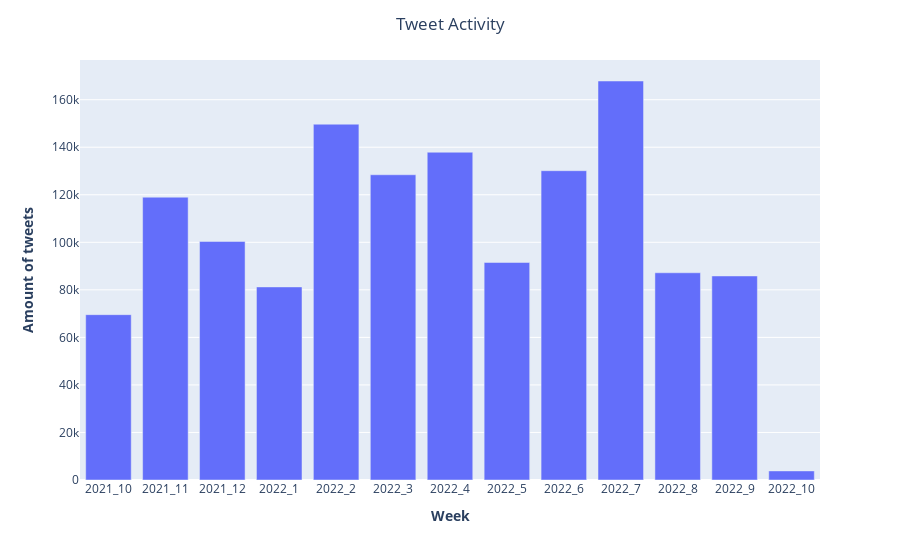

The code cell stored with this chart in its notebook:
### Code cell
fig = px.bar(freq_month, x='date', y='freq')

# Add figure title
fig.update_layout(
    title_text="Tweet Activity Monthly",
    title_x = 0.5
)

# add axes
fig.update_xaxes(title_text="<b>Month</b>")
fig.update_yaxes(title_text="<b>Amount of tweets</b>")

fig.show()

### Figure 1 — Plotly figure (JSON) as saved in the notebook; plotly's stock layout.template omitted (floating-point values rounded to 4 significant figures)
{"data": [{"alignmentgroup": "True", "hovertemplate": "date=%{x}<br>freq=%{y}<extra></extra>", "legendgroup": "", "marker": {"color": "#636efa", "pattern": {"shape": ""}}, "name": "", "offsetgroup": "", "orientation": "v", "showlegend": false, "textposition": "auto", "type": "bar", "x": ["2021_10", "2021_11", "2021_12", "2022_1", "2022_2", "2022_3", "2022_4", "2022_5", "2022_6", "2022_7", "2022_8", "2022_9", "2022_10"], "xaxis": "x", "y": [69557, 118975, 100368, 81231, 149690, 128417, 137894, 91520, 130127, 167861, 87178, 85840, 3818], "yaxis": "y"}], "layout": {"barmode": "relative", "legend": {"tracegroupgap": 0}, "margin": {"t": 60}, "title": {"text": "Tweet Activity", "x": 0.5}, "xaxis": {"anchor": "y", "domain": [0, 1], "title": {"text": "<b>Week</b>"}}, "yaxis": {"anchor": "x", "domain": [0, 1], "title": {"text": "<b>Amount of tweets</b>"}}}}
